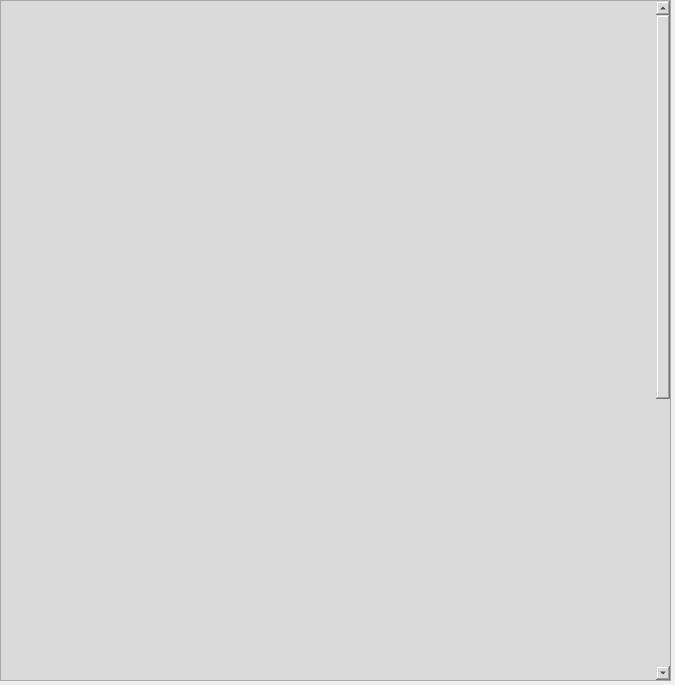
<?xml version="1.0" encoding="UTF-8"?>
<ui version="4.0">
 <class>Form</class>
 <widget class="QWidget" name="Form">
  <property name="geometry">
   <rect>
    <x>0</x>
    <y>0</y>
    <width>675</width>
    <height>685</height>
   </rect>
  </property>
  <property name="windowTitle">
   <string>Form</string>
  </property>
  <widget class="QScrollArea" name="scrollArea_2">
   <property name="geometry">
    <rect>
     <x>0</x>
     <y>0</y>
     <width>671</width>
     <height>681</height>
    </rect>
   </property>
   <property name="styleSheet">
    <string notr="true">background-color: rgb(218, 218, 218);</string>
   </property>
   <property name="widgetResizable">
    <bool>true</bool>
   </property>
   <widget class="QWidget" name="scrollAreaWidgetContents_2">
    <property name="geometry">
     <rect>
      <x>0</x>
      <y>0</y>
      <width>654</width>
      <height>1150</height>
     </rect>
    </property>
    <property name="minimumSize">
     <size>
      <width>0</width>
      <height>1150</height>
     </size>
    </property>
    <property name="maximumSize">
     <size>
      <width>16777215</width>
      <height>16777215</height>
     </size>
    </property>
    <widget class="QWidget" name="verticalLayoutWidget">
     <property name="geometry">
      <rect>
       <x>70</x>
       <y>10</y>
       <width>531</width>
       <height>1121</height>
      </rect>
     </property>
     <layout class="QVBoxLayout" name="verticalLayout">
      <item>
       <widget class="caInclude" name="cainclude">
        <property name="macro">
         <string notr="true">SYS=$(SYS),DEVICE=$(DEVICE),ID=0</string>
        </property>
        <property name="filename" stdset="0">
         <string notr="true">G_EVR_dbus16.ui</string>
        </property>
       </widget>
      </item>
      <item>
       <widget class="caInclude" name="cainclude_2">
        <property name="macro">
         <string notr="true">SYS=$(SYS),DEVICE=$(DEVICE),ID=1</string>
        </property>
        <property name="filename" stdset="0">
         <string notr="true">G_EVR_dbus16.ui</string>
        </property>
       </widget>
      </item>
      <item>
       <widget class="caInclude" name="cainclude_3">
        <property name="macro">
         <string notr="true">SYS=$(SYS),DEVICE=$(DEVICE),ID=2</string>
        </property>
        <property name="filename" stdset="0">
         <string notr="true">G_EVR_dbus16.ui</string>
        </property>
       </widget>
      </item>
      <item>
       <widget class="caInclude" name="cainclude_4">
        <property name="macro">
         <string notr="true">SYS=$(SYS),DEVICE=$(DEVICE),ID=3</string>
        </property>
        <property name="filename" stdset="0">
         <string notr="true">G_EVR_dbus16.ui</string>
        </property>
       </widget>
      </item>
      <item>
       <widget class="caInclude" name="cainclude_5">
        <property name="macro">
         <string notr="true">SYS=$(SYS),DEVICE=$(DEVICE),ID=4</string>
        </property>
        <property name="filename" stdset="0">
         <string notr="true">G_EVR_dbus16.ui</string>
        </property>
       </widget>
      </item>
      <item>
       <widget class="caInclude" name="cainclude_6">
        <property name="macro">
         <string notr="true">SYS=$(SYS),DEVICE=$(DEVICE),ID=5</string>
        </property>
        <property name="filename" stdset="0">
         <string notr="true">G_EVR_dbus16.ui</string>
        </property>
       </widget>
      </item>
      <item>
       <widget class="caInclude" name="cainclude_7">
        <property name="macro">
         <string notr="true">SYS=$(SYS),DEVICE=$(DEVICE),ID=6</string>
        </property>
        <property name="filename" stdset="0">
         <string notr="true">G_EVR_dbus16.ui</string>
        </property>
       </widget>
      </item>
      <item>
       <widget class="caInclude" name="cainclude_8">
        <property name="macro">
         <string notr="true">SYS=$(SYS),DEVICE=$(DEVICE),ID=7</string>
        </property>
        <property name="filename" stdset="0">
         <string notr="true">G_EVR_dbus16.ui</string>
        </property>
       </widget>
      </item>
     </layout>
    </widget>
   </widget>
  </widget>
 </widget>
 <customwidgets>
  <customwidget>
   <class>caInclude</class>
   <extends>QWidget</extends>
   <header>caInclude</header>
  </customwidget>
 </customwidgets>
 <resources/>
 <connections/>
</ui>
